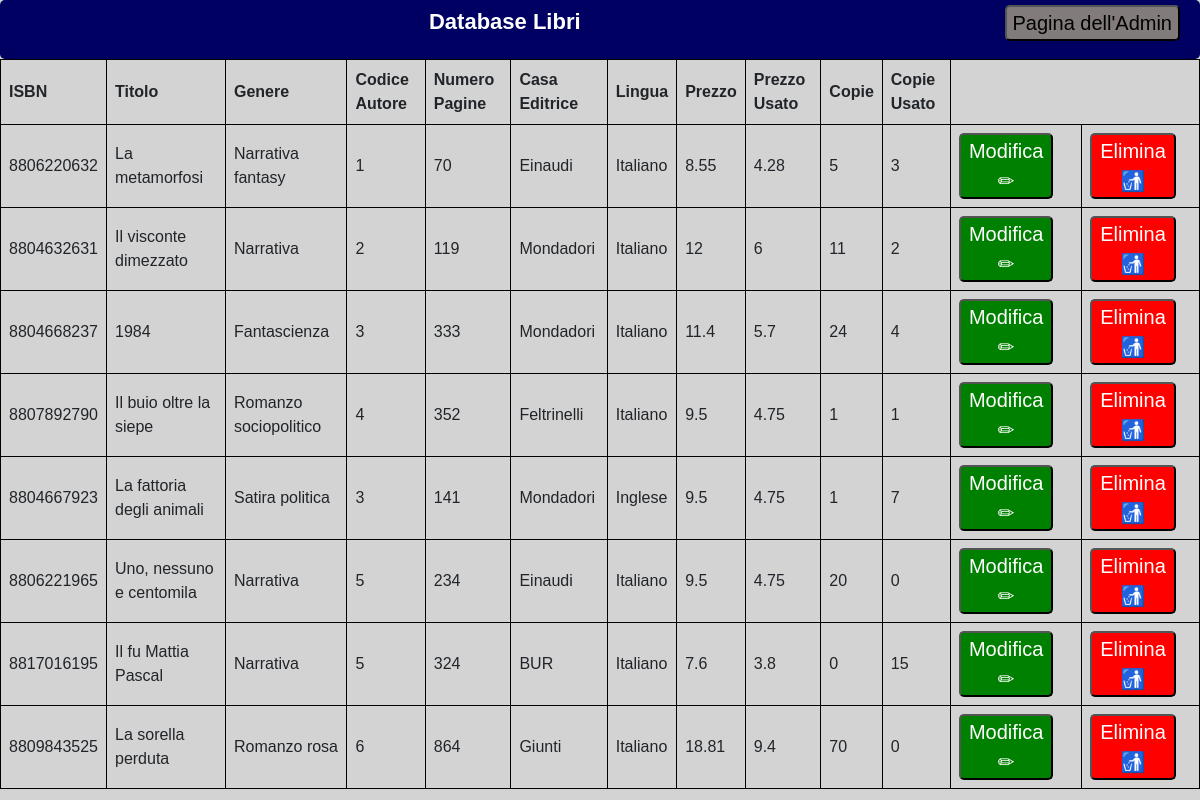
The page /getQuery.php on the database its author committed.
### tables this page shows
CREATE TABLE TipoLibro (
  IDTipoLibro int NOT NULL,
  Copie int NOT NULL,
  Prezzo float NOT NULL,
  Tipo varchar(100) NOT NULL,
  PRIMARY KEY (IDTipoLibro, Tipo),
  FOREIGN KEY (IDTipoLibro) REFERENCES Libro(IDLibro)
);

CREATE TABLE Libro (
  IDLibro int NOT NULL AUTO_INCREMENT,
  ISBN10 varchar(100) NOT NULL,
  Titolo varchar(100) NOT NULL,
  Genere varchar(50) NOT NULL,
  Anno int NOT NULL,
  CasaEditrice varchar(50) NOT NULL,
  NumeroPagine int NOT NULL,
  Lingua varchar(20) NOT NULL,
  CodAutore int NOT NULL,
  Foto varchar (300) NOT NULL,
   PRIMARY KEY (IDLibro),
   FOREIGN KEY (CodAutore) REFERENCES Autore(IDAutore)
);

### getQuery.php (the view, shortened to what this page needs)
<!DOCTYPE html>
<html>
  <head>
    <link href="https://cdn.jsdelivr.net/npm/bootstrap@5.0.0-beta3/dist/css/bootstrap.min.css" rel="stylesheet">
    <link rel="stylesheet" href="./style-getQuery.css"  type="text/css">
  </head>
  <body>
    <div id="bluebox">
      <p id=title>Database Libri <a href="admin.php"><button class='admin' type='button'>Pagina dell'Admin</button></a></p>
    </div>
    <?php
    $servername = "localhost";
    $username = "root";
    $password = "";
    $dbname = "libreria";
    $conn = new mysqli($servername, $username, $password, $dbname);
    $sql = "SELECT * FROM Libro JOIN TipoLibro ON Libro.IDLibro=TipoLibro.IDTipoLibro WHERE TipoLibro.Tipo='Nuovo'";
    $result = $conn->query($sql);
    $sql2 = "SELECT * FROM Libro JOIN TipoLibro ON Libro.IDLibro=TipoLibro.IDTipoLibro WHERE TipoLibro.Tipo='Usato'";
    $result2 = $conn->query($sql2);
    if ($result) {
      echo "<table id='tabellaDB'>";
      echo "<tr><th>ISBN</th><th>Titolo</th><th>Genere</th><th>Codice Autore</th><th>Numero Pagine</th><th>Casa Editrice</th><th>
      Lingua</th><th>Prezzo</th><th>Prezzo Usato</th><th>Copie</th><th>Copie Usato</th></tr>";
      while($row = $result->fetch_assoc() and $row2= $result2->fetch_assoc()) {
        echo "<td>" . $row["ISBN10"]. "</td><td> " . $row["Titolo"]. " </td><td> ". $row["Genere"]. " </td><td> ". $row["CodAutore"].
        " </td><td>". $row["NumeroPagine"]. " </td><td> ". $row["CasaEditrice"]. " </td><td> ". $row["Lingua"]. " </td><td> ".$row["Prezzo"]. " </td><td> ".$row2["Prezzo"]." </td>
        <td>". $row["Copie"]. " </td><td>".$row2["Copie"]."</td><td><button class='edit' type='button'>Modifica ✏</button></td>
        <td><button id='".$row["IDLibro"]."' class='delete' 'type='button' >Elimina 🚮</button></td></tr>";
      }
      echo "</table>";
    }
    else {
      echo "Database vuoto";
    }
  ?>
  </body>
</html>

### style-getQuery.css (style rules this page uses)
body { font-family: Arial, Helvetica, sans-serif; background-color: lightgray; }
div { margin: auto; width: 1000px; background-color: white; padding: 5px; border-radius: 5px; }
#title { font-size: 22px; color: white; font-weight: bold; text-align: center; }
.edit { width: fit-content; height: fit-content; background-color: green; color: white; font-size: 20px; float: right; margin-right: 20px; border-radius: 5px; }
.delete { width: fit-content; height: fit-content; background-color: red; color: white; font-size: 20px; float: right; margin-right: 15px; border-radius: 5px; }
.admin { width: fit-content; height: fit-content; background-color: rgb(129, 123, 123); color: black; font-size: 20px; float: right; margin-right: 15px; border-radius: 5px; }
#bluebox { background-color: rgb(0, 0, 99); width: 100%; text-align: right; }
tr, td, th { text-align: left; padding: 8px; border: 1px solid black; }
#tabellaDB { font-family: arial, sans-serif; border-collapse: collapse; width: 100%; border: 1px solid black; }

### rows shown on the page
tipolibro: IDTipoLibro.ISBN10 "8806220632", IDTipoLibro.Titolo "La metamorfosi", IDTipoLibro.Genere "Narrativa fantasy", IDTipoLibro.CodAutore "1", IDTipoLibro.NumeroPagine "70", IDTipoLibro.CasaEditrice "Einaudi", IDTipoLibro.Lingua "Italiano", Prezzo "4.28", Copie "3"
tipolibro: Prezzo "8.55", Copie "5"
tipolibro: IDTipoLibro.ISBN10 "8804632631", IDTipoLibro.Titolo "Il visconte dimezzato", IDTipoLibro.Genere "Narrativa", IDTipoLibro.CodAutore "2", IDTipoLibro.NumeroPagine "119", IDTipoLibro.CasaEditrice "Mondadori", IDTipoLibro.Lingua "Italiano", Prezzo "6", Copie "2"
tipolibro: Prezzo "12", Copie "11"
tipolibro: IDTipoLibro.ISBN10 "8804668237", IDTipoLibro.Titolo "1984", IDTipoLibro.Genere "Fantascienza", IDTipoLibro.CodAutore "3", IDTipoLibro.NumeroPagine "333", IDTipoLibro.CasaEditrice "Mondadori", IDTipoLibro.Lingua "Italiano", Prezzo "5.7", Copie "4"
tipolibro: Prezzo "11.4", Copie "24"
tipolibro: IDTipoLibro.ISBN10 "8807892790", IDTipoLibro.Titolo "Il buio oltre la siepe", IDTipoLibro.Genere "Romanzo sociopolitico", IDTipoLibro.CodAutore "4", IDTipoLibro.NumeroPagine "352", IDTipoLibro.CasaEditrice "Feltrinelli", IDTipoLibro.Lingua "Italiano", Prezzo "4.75", Copie "1"
tipolibro: Prezzo "9.5", Copie "1"
tipolibro: IDTipoLibro.ISBN10 "8804667923", IDTipoLibro.Titolo "La fattoria degli animali", IDTipoLibro.Genere "Satira politica", IDTipoLibro.CodAutore "3", IDTipoLibro.NumeroPagine "141", IDTipoLibro.CasaEditrice "Mondadori", IDTipoLibro.Lingua "Inglese", Prezzo "4.75", Copie "7"
tipolibro: Prezzo "9.5", Copie "1"
tipolibro: IDTipoLibro.ISBN10 "8806221965", IDTipoLibro.Titolo "Uno, nessuno e centomila", IDTipoLibro.Genere "Narrativa", IDTipoLibro.CodAutore "5", IDTipoLibro.NumeroPagine "234", IDTipoLibro.CasaEditrice "Einaudi", IDTipoLibro.Lingua "Italiano", Prezzo "4.75", Copie "0"
tipolibro: Prezzo "9.5", Copie "20"
tipolibro: IDTipoLibro.ISBN10 "8817016195", IDTipoLibro.Titolo "Il fu Mattia Pascal", IDTipoLibro.Genere "Narrativa", IDTipoLibro.CodAutore "5", IDTipoLibro.NumeroPagine "324", IDTipoLibro.CasaEditrice "BUR", IDTipoLibro.Lingua "Italiano", Prezzo "3.8", Copie "15"
tipolibro: Prezzo "7.6", Copie "0"
tipolibro: IDTipoLibro.ISBN10 "8809843525", IDTipoLibro.Titolo "La sorella perduta", IDTipoLibro.Genere "Romanzo rosa", IDTipoLibro.CodAutore "6", IDTipoLibro.NumeroPagine "864", IDTipoLibro.CasaEditrice "Giunti", IDTipoLibro.Lingua "Italiano", Prezzo "9.4", Copie "0"
tipolibro: Prezzo "18.81", Copie "70"
